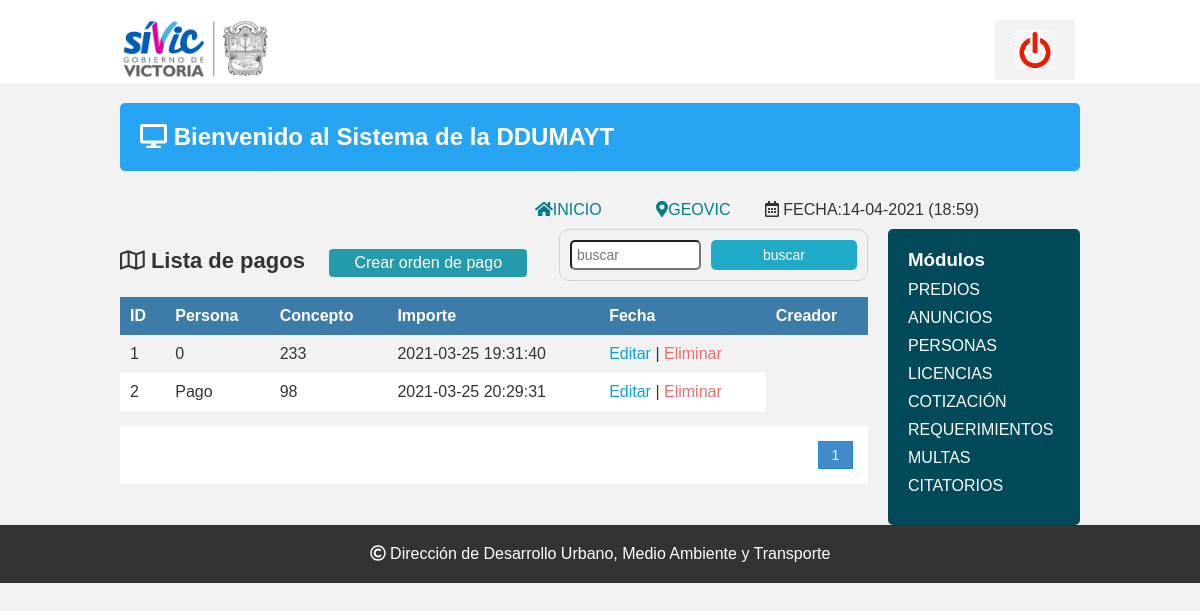
The page /Sistema/lista_pago.php on the database its author committed.
### tables this page shows
CREATE TABLE `ordenes_pago` (
  `id_pago` int(11) NOT NULL,
  `concepto` varchar(255) NOT NULL,
  `importe` double NOT NULL,
  `fecha` timestamp NOT NULL DEFAULT current_timestamp() ON UPDATE current_timestamp(),
  `id_persona` int(11) NOT NULL
);

### Sistema/lista_pago.php (the view, shortened to what this page needs)
<?php
include "conexion.php";
?>
<!DOCTYPE html>
<html lang="en">
<head>
	<?php include "includes/scripts.php"; ?>
</head>
<body>
<?php include "includes/header.php"; ?>
	<section class="main">
<?php include "includes/wrapp.php"; ?>
			<div class="articulo">
				<H1><i class="far fa-map"></i> Lista de pagos</H1>
                <a href="registro_pago.php" class="btn_new">Crear orden de pago</a>
                <form action="buscar_pago.php" method="get" class="form_search">
                	<input type="text" name="busqueda" id="busqueda" placeholder="buscar">
                    <input type="submit" value="buscar" class="btn_search">
                </form>
                <div  style="overflow: auto" width="50%">
                <table>
                	<tr>
                    	<th>ID</th>
                    	<th>Persona</th>
                        <th>Concepto</th>
                        <th>Importe</th>
                        <th>Fecha</th>
                        <th>Creador</th>
                    </tr>
                    <?php
					$sql_registe=mysqli_query($conection,"select count(*) as total_registro from ordenes_pago");
					$result_register=mysqli_fetch_array($sql_registe);
					$total_registro=$result_register['total_registro'];
					$por_pagina=5;
					if(empty($_GET['pagina'])){
						$pagina=1;
					}else{
						$pagina= $_GET['pagina'];
					}
					$desde=($pagina-1)*$por_pagina;
					$total_paginas= ceil($total_registro/$por_pagina);
					$query= mysqli_query($conection,"SELECT id_pago, concepto, importe, fecha FROM ordenes_pago order by id_pago asc
					LIMIT $desde,$por_pagina
					");
					$result=mysqli_num_rows($query);
					if($result>0){
						while ($data= mysqli_fetch_array($query)){
					?>
                    <tr>
                    	<td><?php echo $data['id_pago']; ?></td>
                        <td><?php echo $data['concepto']; ?></td>
                        <td><?php echo $data['importe']; ?></td>
                        <td><?php echo $data['fecha']; ?></td>
                        <td>
                        	<a class="link_edit" href="editar_pago.php?id=<?php echo $data['id_pago']; ?>">Editar</a>
                            |
                            <a class="link_delete" href="eliminar_confirmar_pago.php?id=<?php echo $data['id_pago']; ?>">Eliminar</a>
                        </td>
                    </tr>
                    <?php
					}
					}
                    ?>
                </table>
                </div>
                <div class="paginador">
                	<ul>
						<?php
						 for ($i=1; $i<=$total_paginas; $i++){
								if($i==$pagina){
									echo '<li class="pageSelect">'.$i.'</li>';
								}else{
									echo '<li><p><a href="?pagina='.$i.'">'.$i.'</a></p></li>';
								 }
							  }
						 ?>
                    </ul>
                </div>
			</div>
		<?php include "includes/aside.php"; ?>
		</div>
	</section>
		<?php include "includes/footer.php"; ?>
</body>
</html>

### Sistema/css/estilos.css (style rules this page uses)
* { -webkit-box-sizing: border-box; -moz-box-sizing: border-box; box-sizing: border-box; margin:0px; padding:0px; }
body { background:#f2f2f2; color:#333; font-family:Arial, helvetica, sans-serif; }
a { text-decoration: none; color:#27a4f2; }
.articulo { float: left; width: 80%; padding:0px 20px 20px 0px; }
ul, ol { list-style:none; }
form { background:#FFF; margin:auto; padding:20px 50px; border:1px solid #d1d1d1; }
input,select { display:block; width:100%; font-size:14px; padding:5px; border:1px solid:#85929e; border-radius:5px; }
.articulo h1 { font-size:22px; display:inline-block; }
.btn_new { display:inline-block; background:#239baa; color:#FFF; padding:5px 25px; border-radius:4px; margin:20px; }
table { border-collapse:collapse; font-size:12pt; width:100%; }
table th { text-align:left; padding:10px; background:#3d7ba8; color:#FFF; }
table tr:nth-child(odd) { background:#FFF; }
table td { padding:10px; }
.link_edit { color:#0ca4ce; }
.link_delete { color:#f26b6b; }
.articulo h1 { text-align:center; }
.paginador ul { padding:15px; list-style:none; background:#FFF; margin-top:15px; display:-webkit-flex; display:-moz-flex; display:-ms-flex; display:-o-flex; display:flex; justify-content: flex-end; }
.paginador a, .pageSelect { color:#428bca; border:1px solid #ddd; padding:5px; display:inline-block; font-size:14px; text-align:center; width:35px; }
.pageSelect { color:#FFF; background:#428bca; border:1px solid #228bca; }
.form_search { display:-webkit-flex; display:-moz-flex; display:-ms-flex; display:-o-flex; display:flex; float:right; background:initial; padding:10px; border-radius:10px; }
.form_search .btn_search { background:#1faac8; color:#FFF; padding:0 20px; border:0; cursor:pointer; margin-left:10px; }

### rows shown on the page
ordenes_pago: id_pago "1", concepto "0", importe "233", fecha "2021-03-25 19:31:40"
ordenes_pago: id_pago "2", concepto "Pago", importe "98", fecha "2021-03-25 20:29:31"

### other values the page prints
$date "14-04-2021 (18:59)"
